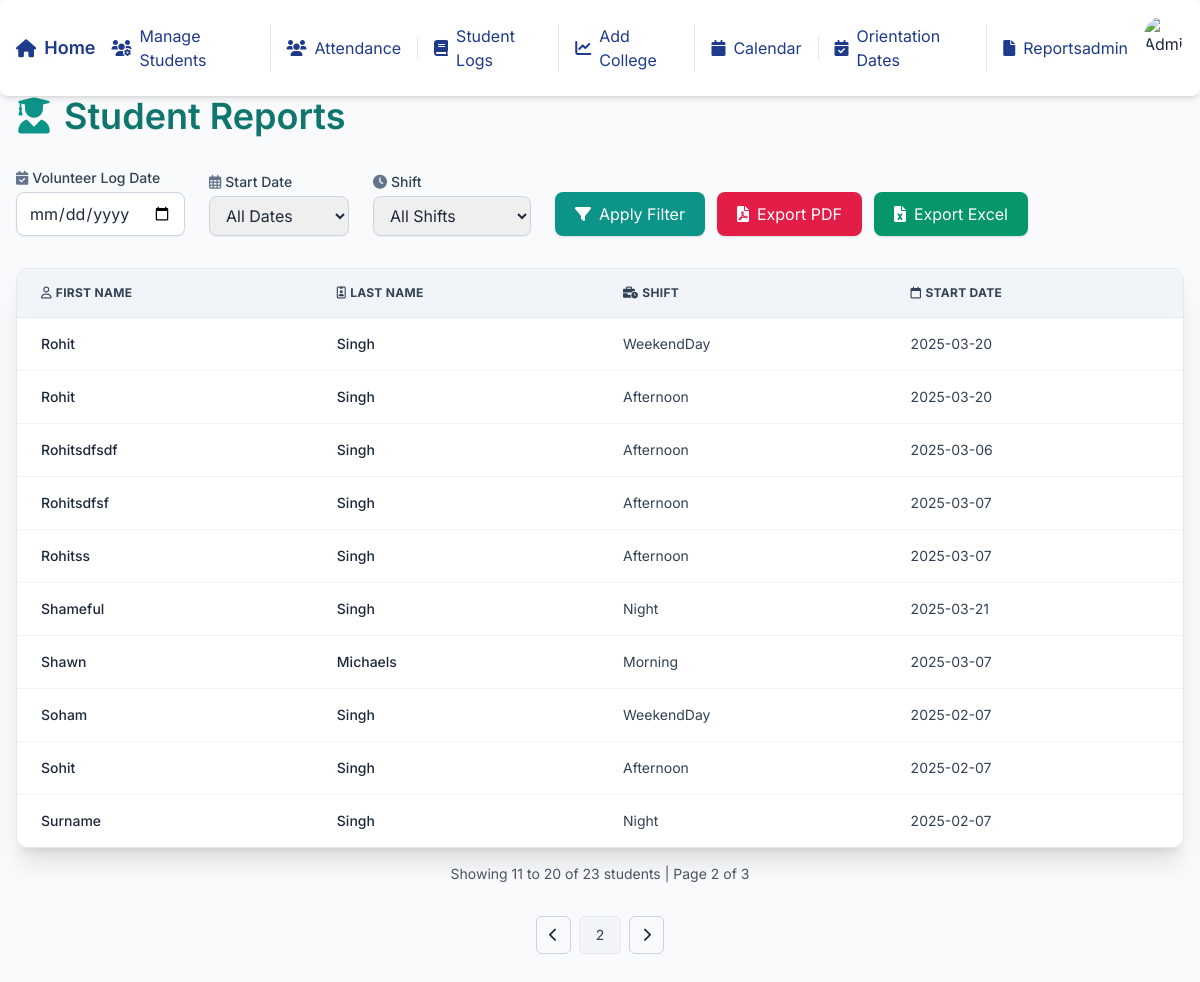
Screenshot of /reports/?page=2 (signed in) with the database file from the repository.
### students/models.py (models this page shows, shortened)
class StudentProfile(models.Model):
    SHIFT_CHOICES = [
        ('Weekdays', 'Weekdays'),
        ('Weekends', 'Weekends'),
    ]
    WEEKDAYS_CHOICES = [
        ('Monday', 'Monday'),
        ('Tuesday', 'Tuesday'),
        ('Wednesday', 'Wednesday'),
        ('Thursday', 'Thursday'),
        ('Friday', 'Friday'),
    ]
    first_name = models.CharField(max_length=100)
    last_name = models.CharField(max_length=100)
    phone = models.CharField(max_length=15, default='')
    email = models.EmailField(unique=True)
    college_contact_person = models.EmailField(default='', blank=True)
    school = models.CharField(max_length=100)
    college = models.ForeignKey(College, on_delete=models.SET_NULL, null=True, blank=True)
    lchaim_training_completed = models.BooleanField(default=False)
    police_check = models.BooleanField(default=False)
    med_docs = models.BooleanField(default=False)
    hours_requested = models.IntegerField(null=True)
    hours_completed = models.PositiveIntegerField(default=0)
    shift_requested = models.CharField(max_length=10, choices=SHIFT_CHOICES)
    weekdays_selected = models.TextField(null=True, blank=True)
    assigned_shift = models.ForeignKey(Shift, on_delete=models.SET_NULL, null=True, blank=True, related_name="students")
    start_date = models.DateField(null=True)
    end_date = models.DateField(null=True)
    lchaim_orientation_date = models.ForeignKey(OrientationDate, on_delete=models.SET_NULL, null=True, blank=True)
    skills_book_completed = models.BooleanField(default=False)
    comments = models.TextField(blank=True, null=True)
    status = models.CharField(
        max_length=10,
        choices=[('Training', 'Training'), ('Graduated', 'Graduated')],
        default='Training'
    )

class Shift(models.Model):
    SHIFT_TYPES = [
        ('Morning', 'Morning (7 AM - 3 PM)'),
        ('Afternoon', 'Afternoon (3 PM - 11 PM)'),
        ('Night', 'Night (11 PM - 7 AM)'),
        ('WeekendDay', 'Weekend Day (7 AM - 7 PM)'),
        ('WeekendNight', 'Weekend Night (7 PM - 7 AM)'),
    ]
    type = models.CharField(max_length=12, choices=SHIFT_TYPES, unique=True)
    start_time = models.TimeField()
    end_time = models.TimeField()
    max_students = models.PositiveIntegerField()

### students/views.py (the view)
# urls.py: path('reports/', views.reports_list, name='reports'),
@login_required
def reports_list(request):
    shift_filter = request.GET.get('shift')
    date_filter = request.GET.get('start_date')
    export_format = request.GET.get('export')
    log_date_filter = request.GET.get('log_date')
    logs = VolunteerLog.objects.all()
    if shift_filter:
        logs = logs.filter(shift__type=shift_filter)
    elif not shift_filter:
        logs = logs.exclude(shift__isnull=True)
    if log_date_filter:
        try:
            log_date = datetime.strptime(log_date_filter, "%Y-%m-%d").date()
            logs = logs.filter(date=log_date)
        except ValueError:
            log_date = None
    else:
        log_date = None
    student_ids = logs.values_list('student_id', flat=True).distinct()
    students_qs = StudentProfile.objects.filter(id__in=student_ids)
    paginator = Paginator(students_qs.order_by('first_name', 'last_name'), 10)
    page_number = request.GET.get("page")
    page_obj = paginator.get_page(page_number)
    if export_format == "pdf":
        return export_pdf(students_qs)
    elif export_format == "excel":
        return export_excel(students_qs)
    shifts = Shift.objects.all()
    start_dates = (
        StudentProfile.objects.exclude(start_date__isnull=True)
        .order_by("start_date")
        .values_list("start_date", flat=True)
        .distinct()
    )
    log_dates = (
        VolunteerLog.objects.exclude(date__isnull=True)
        .order_by("date")
        .values_list("date", flat=True)
        .distinct()
    )
    return render(request, "reports.html", {
        "students": page_obj,
        "shifts": shifts,
        "shift_filter": shift_filter,
        "date_filter": date_filter,
        "log_date_filter": log_date_filter,
        "start_dates": start_dates,
        "log_dates": log_dates,
    })

### students/templates/reports.html (shortened to what this page needs)
{% load static %}
<!DOCTYPE html>
<html lang="en">
<head>
  <script src="https://cdn.tailwindcss.com"></script>
  <link rel="stylesheet" href="https://cdnjs.cloudflare.com/ajax/libs/font-awesome/6.5.0/css/all.min.css" />
</head>
<body class="bg-slate-50 text-slate-800 min-h-screen">
  {% include 'navbar.html' %}
  <div class="max-w-7xl mx-auto px-4 py-10">
    <h1 class="text-4xl font-semibold mb-8 flex items-center gap-3 text-teal-700 pt-14">
      <i class="fa-solid fa-user-graduate text-teal-600"></i>
      Student Reports
    </h1>
    <form method="get" class="mb-8 flex flex-wrap items-end gap-6" id="filterForm">
        <div>
            <label class="block text-sm font-medium mb-1 text-slate-700">
              <i class="fa-solid fa-calendar-check mr-1 text-slate-500"></i>Volunteer Log Date
            </label>
            <input
              type="date"
              name="log_date"
              id="logDateSelect"
              value="{{ log_date_filter }}"
              class="border border-slate-300 rounded-lg px-3 py-2 shadow-sm focus:ring-teal-500 focus:border-teal-500 w-full"
            />
          </div>
      <div>
        <label class="block text-sm font-medium mb-1 text-slate-700">
          <i class="fa-regular fa-calendar-days mr-1 text-slate-500"></i>Start Date
        </label>
        <select name="start_date" id="startDateSelect"
                class="border border-slate-300 rounded-lg px-3 py-2 shadow-sm focus:ring-teal-500 focus:border-teal-500 w-full">
          <option value="">All Dates</option>
        </select>
      </div>
      <div>
        <label class="block text-sm font-medium mb-1 text-slate-700">
          <i class="fa-solid fa-clock mr-1 text-slate-500"></i>Shift
        </label>
        <select name="shift" id="shiftSelect"
                class="border border-slate-300 rounded-lg px-3 py-2 shadow-sm focus:ring-teal-500 focus:border-teal-500 w-full">
          <option value="">All Shifts</option>
        </select>
      </div>
      <div class="flex gap-3">
        <button id="applyFilterBtn"
                type="submit"
                class="flex items-center gap-2 bg-teal-600 text-white px-5 py-2.5 rounded-lg hover:bg-teal-700 shadow transition">
          <i class="fa-solid fa-filter"></i> Apply Filter
        </button>
        <a href="?{% if date_filter %}start_date={{ date_filter }}&{% endif %}{% if shift_filter %}shift={{ shift_filter }}&{% endif %}{% if log_date_filter %}log_date={{ log_date_filter }}&{% endif %}export=pdf"
           class="flex items-center gap-2 bg-rose-600 text-white px-5 py-2.5 rounded-lg hover:bg-rose-700 shadow transition">
          <i class="fa-solid fa-file-pdf"></i> Export PDF
        </a>
        <a href="?{% if date_filter %}start_date={{ date_filter }}&{% endif %}{% if shift_filter %}shift={{ shift_filter }}&{% endif %}{% if log_date_filter %}log_date={{ log_date_filter }}&{% endif %}export=excel"
           class="flex items-center gap-2 bg-emerald-600 text-white px-5 py-2.5 rounded-lg hover:bg-emerald-700 shadow transition">
          <i class="fa-solid fa-file-excel"></i> Export Excel
        </a>
      </div>
    </form>
    <div class="overflow-x-auto bg-white shadow-xl rounded-xl border border-slate-200">
      <table class="min-w-full divide-y divide-slate-200 text-sm">
        <thead class="bg-slate-100 text-slate-700 uppercase text-xs font-semibold tracking-wide">
          <tr>
            <th class="px-6 py-4 text-left"><i class="fa-regular fa-user mr-1"></i>First Name</th>
            <th class="px-6 py-4 text-left"><i class="fa-regular fa-id-badge mr-1"></i>Last Name</th>
            <th class="px-6 py-4 text-left"><i class="fa-solid fa-business-time mr-1"></i>Shift</th>
            <th class="px-6 py-4 text-left"><i class="fa-regular fa-calendar mr-1"></i>Start Date</th>
          </tr>
        </thead>
        <tbody class="divide-y divide-slate-100 bg-white">
          {% for student in students %}
          <tr class="hover:bg-slate-50 transition">
            <td class="px-6 py-4 font-medium text-slate-800">{{ student.first_name }}</td>
            <td class="px-6 py-4 font-medium text-slate-800">{{ student.last_name }}</td>
            <td class="px-6 py-4">
              {% if student.assigned_shift %}
                <span class="text-slate-700">{{ student.assigned_shift.type }}</span>
              {% else %}
                <span class="text-slate-400 italic"><i class="fa-solid fa-circle-xmark mr-1"></i>Not Assigned</span>
              {% endif %}
            </td>
            <td class="px-6 py-4 text-slate-700">{{ student.start_date|date:"Y-m-d" }}</td>
          </tr>
          {% empty %}
          <tr>
            <td colspan="4" class="px-6 py-6 text-center text-slate-500">
              <i class="fa-regular fa-face-frown text-xl mr-2"></i>No students found.
            </td>
          </tr>
          {% endfor %}
        </tbody>
      </table>
    </div>
<div class="text-center mt-4 text-sm text-gray-600">
    Showing {{ students.start_index }} to {{ students.end_index }} of {{ students.paginator.count }} students |
    Page {{ students.number }} of {{ students.paginator.num_pages }}
</div>
    <div class="mt-8 flex justify-center gap-2 text-sm">
        {% if students.has_previous %}
            <a href="?page={{ students.previous_page_number }}"
               class="px-3 py-2 border border-slate-300 rounded-md hover:bg-slate-100 flex items-center">
                <i class="fa-solid fa-chevron-left text-sm"></i>
            </a>
        {% endif %}
        <span class="px-4 py-2 border bg-slate-100 text-slate-700 rounded-md">{{ students.number }}</span>
        {% if students.has_next %}
            <a href="?page={{ students.next_page_number }}"
               class="px-3 py-2 border border-slate-300 rounded-md hover:bg-slate-100 flex items-center">
                <i class="fa-solid fa-chevron-right text-sm"></i>
            </a>
        {% endif %}
    </div>
</body>
</html>

### students/templates/navbar.html (shortened to what this page needs)
<!DOCTYPE html>
<html lang="en">
<head>
    <link href="https://cdnjs.cloudflare.com/ajax/libs/font-awesome/6.0.0-beta3/css/all.min.css" rel="stylesheet">
    <script src="https://cdn.tailwindcss.com"></script>
</head>
<body class="bg-gray-100">
<div class="fixed w-full top-0 left-0 z-20">
    <div class="bg-white shadow-md p-4 rounded-lg flex justify-between items-center">
        <div class="flex items-center space-x-4">
            <a href="/" class="text-blue-900 hover:text-blue-700 text-lg font-semibold flex items-center space-x-2 transition duration-300">
                <i class="fas fa-home"></i>
                <span>Home</span>
            </a>
        </div>
        <div class="hidden lg:flex items-center space-x-4">
            <a href="{% url 'student_profile_list' %}" class="text-blue-900 hover:text-blue-700 flex items-center space-x-2 transition duration-300 border-r pr-4">
                <i class="fas fa-users-cog"></i> <span>Manage Students</span>
            </a>
            <a href="{% url 'student_attendance' %}" class="text-blue-900 hover:text-blue-700 flex items-center space-x-2 transition duration-300 border-r pr-4">
                <i class="fas fa-users"></i> <span>Attendance</span>
            </a>
            <a href="{% url 'student_logs' %}" class="text-blue-900 hover:text-blue-700 flex items-center space-x-2 transition duration-300 border-r pr-4">
                <i class="fas fa-book"></i> <span>Student Logs</span>
            </a>
            <a href="{% url 'create_college' %}" class="text-blue-900 hover:text-blue-700 flex items-center space-x-2 transition duration-300 border-r pr-4">
                <i class="fas fa-chart-line"></i> <span>Add College</span>
            </a>
            <a href="{% url 'calendar_student_logs' %}" class="text-blue-900 hover:text-blue-700 flex items-center space-x-2 transition duration-300 border-r pr-4">
                <i class="fas fa-calendar"></i> <span>Calendar</span>
            </a>
            <a href="{% url 'orientation_date_list' %}" class="text-blue-900 hover:text-blue-700 flex items-center space-x-2 transition duration-300 border-r pr-4">
                <i class="fas fa-calendar-check"></i> <span>Orientation Dates</span>
            </a>
            <a href="{% url 'reports' %}" class="text-blue-900 hover:text-blue-700 flex items-center space-x-2 transition duration-300">
                <i class="fas fa-file"></i> <span>Reports</span>
            </a>
        </div>
        <div class="hidden lg:flex items-center space-x-4 relative">
            <span class="text-blue-900">{{ user.username }}</span>
            <div class="relative">
                <button id="profileDropdownToggle" class="focus:outline-none">
                    {% if user.is_superuser %}
                    <img src="https://imgs.search.brave.com/NC51VdJXCpWmrErvqbLS_f4HHRojgDZTWB6Bi_doPWA/rs:fit:860:0:0:0/g:ce/aHR0cHM6Ly9pbWcu/ZnJlZXBpay5jb20v/ZnJlZS1waG90by9w/b3J0cmFpdC1zZW5p/b3ItZmVtYWxlLXBy/b2Zlc3Nvci1lZHVj/YXRpb24tZGF5XzIz/LTIxNTA5ODAwODgu/anBnP3NlbXQ9YWlz/X2h5YnJpZA" alt="Admin Avatar" class="w-10 h-10 rounded-full cursor-pointer">
                    {% else %}
                    <img src="https://imgs.search.brave.com/4dZymj9_G3yyq_rtQBB3436cJcDYW3nWByX4-l_re3s/rs:fit:500:0:0:0/g:ce/aHR0cHM6Ly9pLnBp/bmltZy5jb20vb3Jp/Z2luYWxzL2FmL2Y5/LzVkL2FmZjk1ZGMx/MjVhMzg1ZDBkNmM1/YzVlNDdiNjliMzdh/LmpwZw" alt="School Avatar" class="w-10 h-10 rounded-full cursor-pointer">
                    {% endif %}
                </button>
            </div>
        </div>
    </div>
</div>
</body>
</html>

### students/templates/reports.html (style rules this page uses)
body { font-family: 'Inter', sans-serif; }

### rows the page displays
StudentProfile: first_name "Rohit", last_name "Singh", assigned_shift.type "WeekendDay", start_date "2025-03-20"
StudentProfile: first_name "Rohit", last_name "Singh", assigned_shift.type "Afternoon", start_date "2025-03-20"
StudentProfile: first_name "Rohitsdfsdf", last_name "Singh", assigned_shift.type "Afternoon", start_date "2025-03-06"
StudentProfile: first_name "Rohitsdfsf", last_name "Singh", assigned_shift.type "Afternoon", start_date "2025-03-07"
StudentProfile: first_name "Rohitss", last_name "Singh", assigned_shift.type "Afternoon", start_date "2025-03-07"
StudentProfile: first_name "Shameful", last_name "Singh", assigned_shift.type "Night", start_date "2025-03-21"
StudentProfile: first_name "Shawn", last_name "Michaels", assigned_shift.type "Morning", start_date "2025-03-07"
StudentProfile: first_name "Soham", last_name "Singh", assigned_shift.type "WeekendDay", start_date "2025-02-07"
StudentProfile: first_name "Sohit", last_name "Singh", assigned_shift.type "Afternoon", start_date "2025-02-07"
StudentProfile: first_name "Surname", last_name "Singh", assigned_shift.type "Night", start_date "2025-02-07"

### other values shown
{{ user.username }} "admin"
{{ students.start_index }} "11"
{{ students.end_index }} "20"
{{ students.paginator.count }} "23"
{{ students.number }} "2"
{{ students.paginator.num_pages }} "3"
